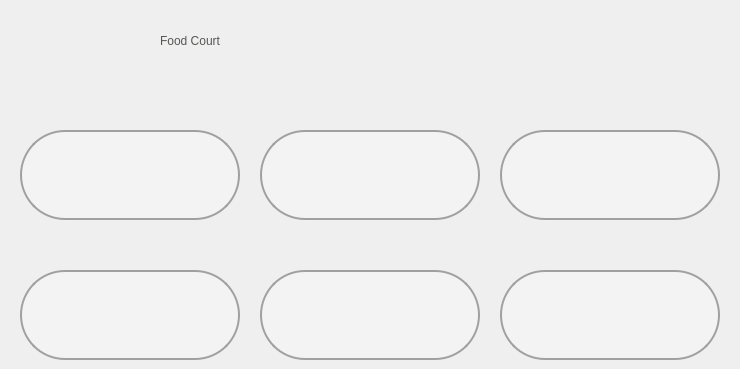
  <widget class="QWidget" name="FOOD">
   <widget class="QPushButton" name="bburr_food">
    <property name="geometry">
     <rect>
      <x>260</x>
      <y>270</y>
      <width>220</width>
      <height>90</height>
     </rect>
    </property>
    <property name="styleSheet">
     <string notr="true">background-color: rgb(243, 243, 243);
border-color: rgb(160, 160, 160);
border-style: solid;
border-width: 2px;
border-radius: 45px;</string>
    </property>
    <property name="text">
     <string/>
    </property>
    <property name="icon">
     <iconset>
      <normaloff>icons/Food/barburrito.png</normaloff>icons/Food/barburrito.png</iconset>
    </property>
    <property name="iconSize">
     <size>
      <width>200</width>
      <height>200</height>
     </size>
    </property>
    <property name="flat">
     <bool>true</bool>
    </property>
   </widget>
   <widget class="QPushButton" name="pret_food">
    <property name="geometry">
     <rect>
      <x>20</x>
      <y>130</y>
      <width>220</width>
      <height>90</height>
     </rect>
    </property>
    <property name="styleSheet">
     <string notr="true">background-color: rgb(243, 243, 243);
border-color: rgb(160, 160, 160);
border-style: solid;
border-width: 2px;
border-radius: 45px;</string>
    </property>
    <property name="text">
     <string/>
    </property>
    <property name="icon">
     <iconset>
      <normaloff>icons/Food/pretamanger.png</normaloff>icons/Food/pretamanger.png</iconset>
    </property>
    <property name="iconSize">
     <size>
      <width>200</width>
      <height>200</height>
     </size>
    </property>
    <property name="flat">
     <bool>true</bool>
    </property>
   </widget>
   <widget class="QPushButton" name="bking_food">
    <property name="geometry">
     <rect>
      <x>20</x>
      <y>270</y>
      <width>220</width>
      <height>90</height>
     </rect>
    </property>
    <property name="styleSheet">
     <string notr="true">background-color: rgb(243, 243, 243);
border-color: rgb(160, 160, 160);
border-style: solid;
border-width: 2px;
border-radius: 45px;</string>
    </property>
    <property name="text">
     <string/>
    </property>
    <property name="icon">
     <iconset>
      <normaloff>icons/Food/burgerking.png</normaloff>icons/Food/burgerking.png</iconset>
    </property>
    <property name="iconSize">
     <size>
      <width>90</width>
      <height>90</height>
     </size>
    </property>
    <property name="flat">
     <bool>true</bool>
    </property>
   </widget>
   <widget class="QPushButton" name="caffenero_food">
    <property name="geometry">
     <rect>
      <x>500</x>
      <y>130</y>
      <width>220</width>
      <height>90</height>
     </rect>
    </property>
    <property name="styleSheet">
     <string notr="true">background-color: rgb(243, 243, 243);
border-color: rgb(160, 160, 160);
border-style: solid;
border-width: 2px;
border-radius: 45px;</string>
    </property>
    <property name="text">
     <string/>
    </property>
    <property name="icon">
     <iconset>
      <normaloff>icons/Food/caffenero.png</normaloff>icons/Food/caffenero.png</iconset>
    </property>
    <property name="iconSize">
     <size>
      <width>150</width>
      <height>150</height>
     </size>
    </property>
    <property name="flat">
     <bool>true</bool>
    </property>
   </widget>
   <widget class="QPushButton" name="yo_food">
    <property name="geometry">
     <rect>
      <x>500</x>
      <y>270</y>
      <width>220</width>
      <height>90</height>
     </rect>
    </property>
    <property name="styleSheet">
     <string notr="true">background-color: rgb(243, 243, 243);
border-color: rgb(160, 160, 160);
border-style: solid;
border-width: 2px;
border-radius: 45px;</string>
    </property>
    <property name="text">
     <string/>
    </property>
    <property name="icon">
     <iconset>
      <normaloff>icons/Food/yo-sushi.png</normaloff>icons/Food/yo-sushi.png</iconset>
    </property>
    <property name="iconSize">
     <size>
      <width>180</width>
      <height>180</height>
     </size>
    </property>
    <property name="flat">
     <bool>true</bool>
    </property>
   </widget>
   <widget class="QPushButton" name="kk_food">
    <property name="geometry">
     <rect>
      <x>260</x>
      <y>130</y>
      <width>220</width>
      <height>90</height>
     </rect>
    </property>
    <property name="styleSheet">
     <string notr="true">background-color: rgb(243, 243, 243);
border-color: rgb(160, 160, 160);
border-style: solid;
border-width: 2px;
border-radius: 45px;</string>
    </property>
    <property name="text">
     <string/>
    </property>
    <property name="icon">
     <iconset>
      <normaloff>icons/Food/kk.png</normaloff>icons/Food/kk.png</iconset>
    </property>
    <property name="iconSize">
     <size>
      <width>190</width>
      <height>200</height>
     </size>
    </property>
    <property name="flat">
     <bool>true</bool>
    </property>
   </widget>
   <widget class="QPushButton" name="info_4">
    <property name="geometry">
     <rect>
      <x>580</x>
      <y>5</y>
      <width>71</width>
      <height>71</height>
     </rect>
    </property>
    <property name="text">
     <string/>
    </property>
    <property name="icon">
     <iconset>
      <normaloff>icons/UI Icons/question_yellow.png</normaloff>icons/UI Icons/question_yellow.png</iconset>
    </property>
    <property name="iconSize">
     <size>
      <width>65</width>
      <height>65</height>
     </size>
    </property>
    <property name="flat">
     <bool>true</bool>
    </property>
   </widget>
   <widget class="QPushButton" name="back_to_where_food">
    <property name="geometry">
     <rect>
      <x>5</x>
      <y>5</y>
      <width>71</width>
      <height>71</height>
     </rect>
    </property>
    <property name="autoFillBackground">
     <bool>false</bool>
    </property>
    <property name="styleSheet">
     <string notr="true"/>
    </property>
    <property name="text">
     <string/>
    </property>
    <property name="icon">
     <iconset>
      <normaloff>icons/UI Icons/back_blue.png</normaloff>icons/UI Icons/back_blue.png</iconset>
    </property>
    <property name="iconSize">
     <size>
      <width>65</width>
      <height>65</height>
     </size>
    </property>
    <property name="flat">
     <bool>true</bool>
    </property>
   </widget>
   <widget class="QPushButton" name="exit_4">
    <property name="geometry">
     <rect>
      <x>660</x>
      <y>5</y>
      <width>71</width>
      <height>71</height>
     </rect>
    </property>
    <property name="text">
     <string/>
    </property>
    <property name="icon">
     <iconset>
      <normaloff>icons/UI Icons/cross.png</normaloff>icons/UI Icons/cross.png</iconset>
    </property>
    <property name="iconSize">
     <size>
      <width>65</width>
      <height>65</height>
     </size>
    </property>
    <property name="flat">
     <bool>true</bool>
    </property>
   </widget>
   <widget class="QLabel" name="label_6">
    <property name="geometry">
     <rect>
      <x>160</x>
      <y>10</y>
      <width>391</width>
      <height>61</height>
     </rect>
    </property>
    <property name="styleSheet">
     <string notr="true">font: 20 50pt &quot;montserrat&quot;;
color: rgb(85, 87, 83);</string>
    </property>
    <property name="text">
     <string>Food Court</string>
    </property>
   </widget>
  </widget>
